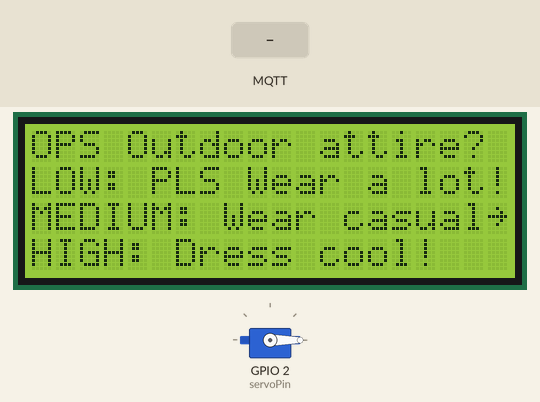
A sketch run on a simulated ESP8266 (NodeMCU). On the bench: servo, 20×4 character LCD. Inputs (shaded band) come from the test bench. WiFi joins after 1.5 s; servers stay silent unless stated; no MQTT or app messages arrive unless stated; not simulated (calls return 0 or success): secret.h; names the files do not define were given values by the test bench: mqtt_port = 1883; what the sketch prints to the serial monitor is not drawn.

Above: at 2.8 s.
2.9 s: MQTT message "5" arrives on the first subscribed topic
At 3.5 s:
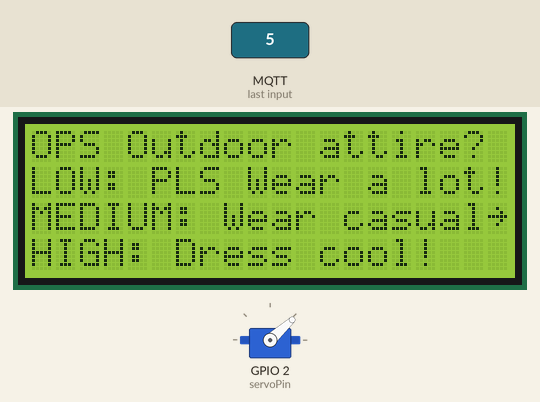
4.4 s: MQTT message "5" arrives on the third subscribed topic
At 4.7 s:
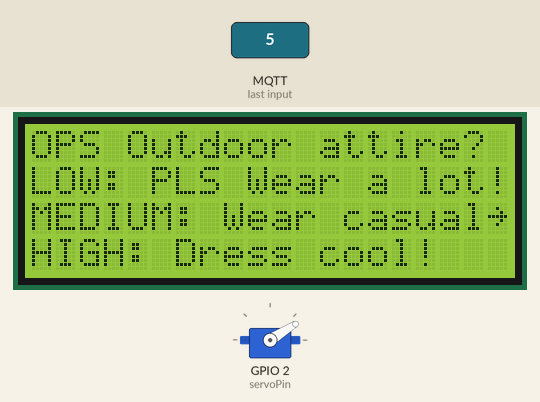
5.9 s: MQTT message "90" arrives on the first subscribed topic
At 7.0 s:
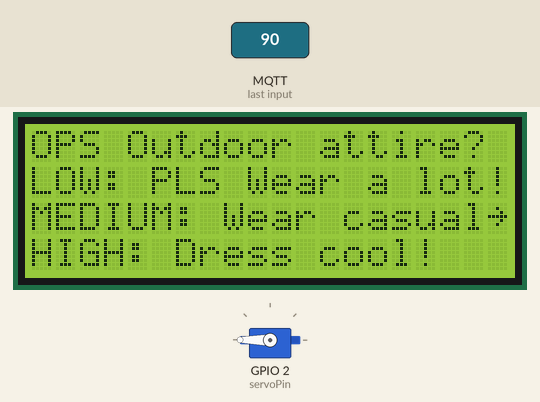
7.4 s: MQTT message "90" arrives on the third subscribed topic
At 8.2 s:
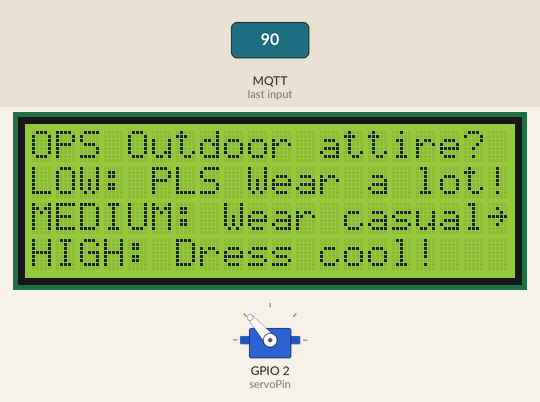
8.9 s: MQTT message "5" arrives on the second subscribed topic
At 9.3 s:
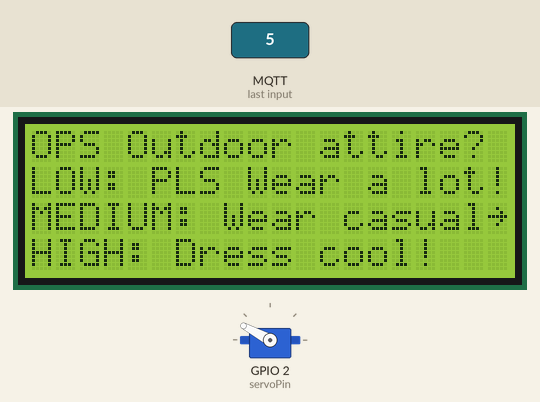
10.4 s: MQTT message "200" arrives on the first subscribed topic
At 11.7 s:
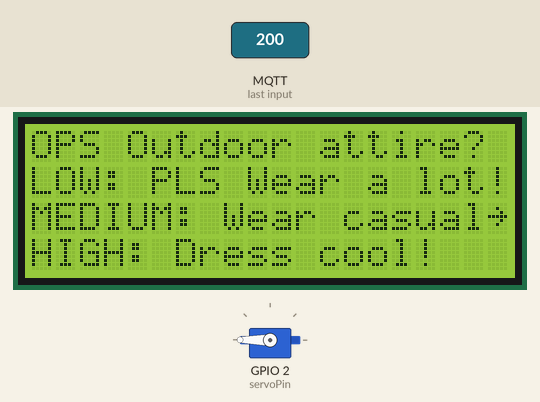
Timing chart, 0 to 12.9 s (numbered marks = the images above; inputs shaded):
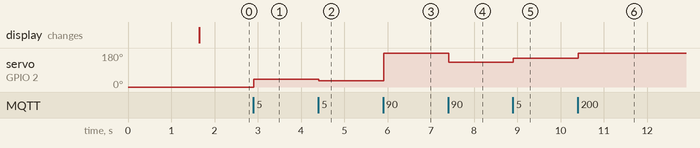

Measured:
- after the input at 2.9 s, servo on GPIO 2 (servoPin): 0° → 42° at once
- after the input at 4.4 s, servo on GPIO 2 (servoPin): 42° → 32° at once
- after the input at 5.9 s, servo on GPIO 2 (servoPin): 32° → 180° at once
- after the input at 7.4 s, servo on GPIO 2 (servoPin): 180° → 131° at once
- after the input at 8.9 s, servo on GPIO 2 (servoPin): 131° → 152° at once
- after the input at 10.4 s, servo on GPIO 2 (servoPin): 152° → 180° at once

The sketch:

Main-Program-ESP8266.ino
```cpp
#include <Wire.h>
#include <Servo.h>
#include <ESP8266WiFi.h>
#include <PubSubClient.h>
#include <ArduinoJson.h>
#include <LiquidCrystal_I2C.h>
#include "secret.h"


// WiFi information
const char* ssid          = SECRET_SSID;
const char* password      = SECRET_PASS;


// MQTT Topics
const char* topic1 = "UCL/OPS/Garden/WST/dvp2/outTemp_C";
const char* topic2 = "UCL/OPS/Garden/WST/dvp2/outHumidity";
const char* topic3 = "UCL/OPS/Garden/WST/dvp2/windSpeed_kph";

WiFiClient espClient;
PubSubClient client(espClient);

Servo myServo;
int servoPin = 2;

LiquidCrystal_I2C lcd(0x27, 20, 4);

float OutTemp_C = 0;
float outHumidity = 0;
float WindSpeed_kph = 0;
float waterVaporPressure = 0;
float apparentTemperature = 0;
float Apparent_Index = 0;
int servo_angle = 0;

// The callback function when the message is received
void callback(char* topic, byte* payload, unsigned int length) {
  Serial.print("Message arrived [");
  Serial.print(topic);
  Serial.println("]");

  // Converts the received message to a string
  String message;
  for (unsigned int i = 0; i < length; i++) {
    message += (char)payload[i];
  }

  // Process messages according to different topics
  if (String(topic) == topic1) {
    Serial.println("Processing OutTemp_C...");
    Serial.println("OutTemp_C: " + message);
    // This is where the value of outTemp_C is resolved
    OutTemp_C = message.toFloat();
  } else if (String(topic) == topic2) {
    Serial.println("Processing outHumidity...");
    Serial.println("outHumidity: " + message);
    // This is where the value of outHumidity is resolved
    outHumidity = message.toFloat();
  } else if (String(topic) == topic3) {
    Serial.println("Processing WindSpeed_kph...");
    Serial.println("WindSpeed_kph: " + message);
    // This is where the value of WindSpeed_kph is resolved
    WindSpeed_kph = message.toFloat();
  } else {
    // Serial.println("Unknown topic!");
  }

  // Calculate the Water Vapor Pressure and Apparent Temperature
  // Calculate water vapor pressure
  waterVaporPressure = (outHumidity / 100) * 6.105 * exp((17.27 * OutTemp_C) / (237.7 + OutTemp_C));
  Serial.print("The water vapor pressure: ");
  Serial.println(waterVaporPressure);  // 2 specifies the number of decimal places


  // Calculate apparent temperature
  apparentTemperature = (1.04 * OutTemp_C) + (0.2 * waterVaporPressure) - (0.65 * WindSpeed_kph) - 2.7;
  Serial.print("The Apparent Temperature: ");
  Serial.println(apparentTemperature);  // 2 specifies the number of decimal places

  // % Define the variables
  // OutTemp_C = 38.1;      % Outside temperature in Celsius
  // outHumidity = 100;    % Relative humidity in percentage
  // WindSpeed_kph = 0;  % Wind speed in kilometers per hour
  // Apparent Temperature: 50.19

  // % Define the variables
  // OutTemp_C = -9.2;      % Outside temperature in Celsius
  // outHumidity = 0;    % Relative humidity in percentage
  // WindSpeed_kph = 60;  % Wind speed in kilometers per hour
  // Apparent Temperature: -54.48

  // % Define the variables, comfortable
  // OutTemp_C = 21;      % Outside temperature in Celsius
  // outHumidity = 50;    % Relative humidity in percentage
  // WindSpeed_kph = 0.2;  % Wind speed in kilometers per hour
  // Apparent Temperature: 21.49 -> 21.5

  // Thus we get the highest, lowest and most comfortable possible body surface temperature (21.5 degrees)
  // If we consider 5 degrees above and below the most comfortable temperature as the zone of moderate dressing, i.e. from 16.5 to 26.5 degrees, and 30 degrees above and below the most comfortable temperature, -11.5 to 51.5 degrees
  // Calculate the index corresponding to Apparent Temperature (from 0-90): Apparent_Index
  Apparent_Index = (apparentTemperature+11.5)*1.5;
  if (Apparent_Index < 0) Apparent_Index = 0;
  if (Apparent_Index > 90) Apparent_Index = 90;
  Serial.print("The Apparent Index: ");
  Serial.println(Apparent_Index);  // 2 specifies the number of decimal places

  // calculate the servo angle for index display
  servo_angle = int(Apparent_Index*2);

}

void LCD_fixed_display(){
  lcd.setCursor(0, 0);lcd.print("OPS Outdoor attire? ");
  lcd.setCursor(0, 1);lcd.print("LOW: PLS Wear a lot!");
  lcd.setCursor(0, 2);lcd.print("MEDIUM: Wear casual~");
  lcd.setCursor(0, 3);lcd.print("HIGH: Dress cool!   ");
}

void setup_wifi() {
  delay(10);
  Serial.println("Connecting to WiFi...");
  WiFi.begin(ssid, password);

  while (WiFi.status() != WL_CONNECTED) {
    delay(500);
    Serial.print(".");
  }
  Serial.println("");
  Serial.println("WiFi connected");
}

void reconnect() {
  // Reconnect to the MQTT server
  while (!client.connected()) {
    Serial.print("Attempting MQTT connection...");
    if (client.connect("ESP8266Client", mqtt_user, mqtt_password)) {
      Serial.println("connected");
      // Subscribe to topics
      client.subscribe("UCL/OPS/Garden/WST/dvp2/outTemp_C");
      client.subscribe("UCL/OPS/Garden/WST/dvp2/outHumidity");
      client.subscribe("UCL/OPS/Garden/WST/dvp2/windSpeed_kph");
    } else {
      Serial.print("failed, rc=");
      Serial.print(client.state());
      Serial.println(" try again in 5 seconds");
      delay(5000);
    }
  }
}

void setup() {
  Serial.begin(115200);
  setup_wifi();
  client.setServer(mqtt_server, mqtt_port);
  client.setCallback(callback);
  myServo.attach(servoPin);
  myServo.write(0);
  lcd.init();
  lcd.backlight();
  LCD_fixed_display();
}

void loop() {
  if (!client.connected()) {
    reconnect();
  }
  client.loop();
  myServo.write(servo_angle);
}
```
